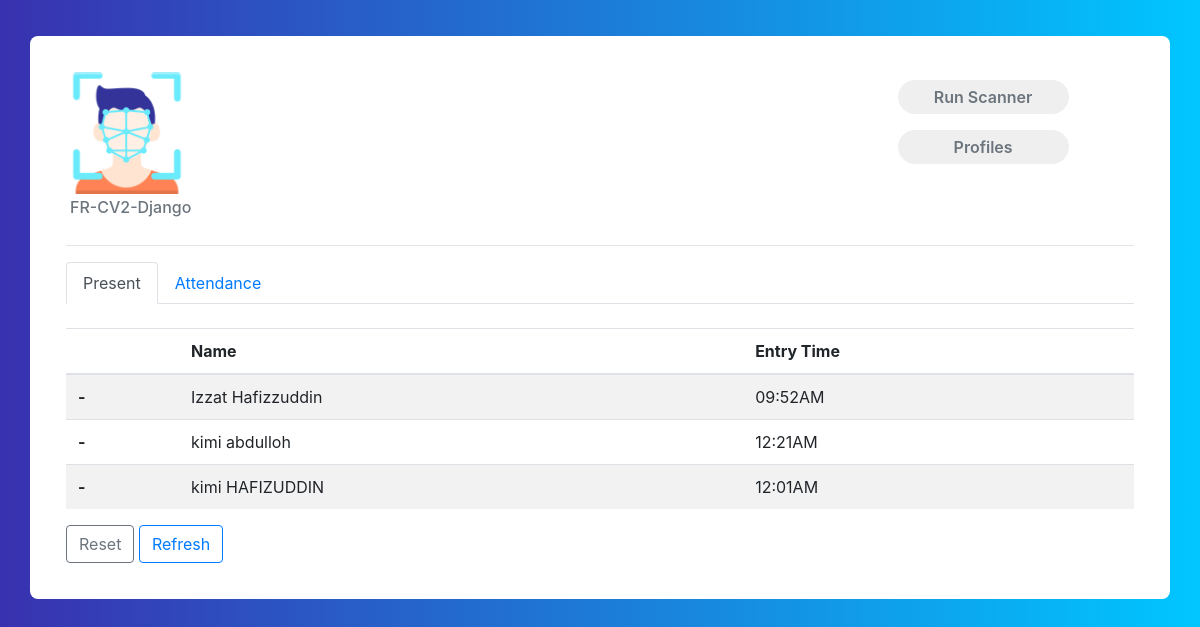
The app's page /index/ with its own data.
### core/models.py (models this page shows, shortened)
class Profile(models.Model):
    first_name = models.CharField(max_length=70)
    last_name = models.CharField(max_length=70)
    date = models.DateField()
    phone = models.BigIntegerField()
    email = models.EmailField()
    matricNo = models.CharField(max_length=200)
    status = models.CharField(choices=types,max_length=20,null=True,blank=False,default='Student')
    present = models.BooleanField(default=False)
    image = models.ImageField()
    updated = models.DateTimeField(auto_now=True)

### core/views.py (the view)
# urls.py: path('index/', index, name= 'index'),
def index(request):
    scanned = LastFace.objects.all().order_by('date').reverse()
    present = Profile.objects.filter(present=True).order_by('updated').reverse()
    absent = Profile.objects.filter(present=False)
    context = {
        'scanned': scanned,
        'present': present,
        'absent': absent,
    }
    return render(request, 'core/index.html', context)
    all_members = Lecturer.objects.all
    return render(request,'core/index.html',{'all':all_members})

### core/templates/core/index.html (shortened to what this page needs)
{% extends "core/base.html" %}
{% load static %}
{% block content %}
<div class="container emp-profile">
    <div class="row">
        <div class="col-md-3">
            <img src="{% static 'img/fcicon.png'%}" alt="" width="50%">
            <h6 class="text-muted p-1"> FR-CV2-Django</h6>
        </div>
        <div class="col-md-6">
        </div>
        <div class="col-md-3">
            <a target="_blank" class="scan" href="{% url 'details' %}"><input type="submit" class="profile-edit-btn m-2"
                    name="btnAddMore" value="Run Scanner" /></a>
            <a   href="{% url 'profiles' %}"><input type="submit" class="profile-edit-btn m-2 "
                        name="btnAddMore" value="Profiles" /></a>
        </div>
    </div>
    <hr>
    <ul class="nav nav-tabs" id="myTab" role="tablist">
        <li class="nav-item" role="presentation">
            <a class="nav-link active" id="present-tab" data-toggle="tab" href="#present" role="tab"
                aria-controls="home" aria-selected="true">Present</a>
        </li>
        <li class="nav-item" role="presentation">
            <a class="nav-link" id="history-tab" data-toggle="tab" href="#history" role="tab" aria-controls="contact"
                aria-selected="false">Attendance</a>
        </li>
    </ul>
    <div class="tab-content" id="myTabContent">
        <br>
        <div class="tab-pane fade show active" id="present" role="tabpanel" aria-labelledby="home-tab">
            <table class="table table-striped ">
                <thead>
                    <tr>
                        <th scope="col"> </th>
                        <th scope="col">Name</th>
                        <th scope="col">Entry Time</th>
                    </tr>
                </thead>
                <tbody>
                    {% for profile in present %}
                    <tr>
                        <th scope="row">-</th>
                        <td>{{profile.first_name}} {{profile.last_name}}</td>
                        <td>{{profile.updated |date:"h:iA"}}</td>
                    </tr>
                    {% endfor%}
            </table>
            <a href="{% url 'reset' %}"><button type="button" class="btn btn-outline-secondary">Reset</button></a>
            <a href="{% url 'index' %}"><button type="button" class="btn btn-outline-primary">Refresh</button></a>
        </div>
    </div>
</div>
{% endblock content %}

### static/css/details.css (style rules this page uses)
.emp-profile { padding: 3%; margin-top: 3%; margin-bottom: 3%; border-radius: 0.5rem; background: #fff; }
.profile-edit-btn { border: none; border-radius: 1.5rem; width: 70%; padding: 2%; font-weight: 600; color: #6c757d; cursor: pointer; }

### static/css/body.css (style rules this page uses)
body { background: -webkit-linear-gradient(left, #3931af, #00c6ff); }

### records on screen
Profile: first_name "Izzat", last_name "Hafizzuddin", updated "09:52AM"
Profile: first_name "kimi", last_name "abdulloh", updated "12:21AM"
Profile: first_name "kimi", last_name "HAFIZUDDIN", updated "12:01AM"
